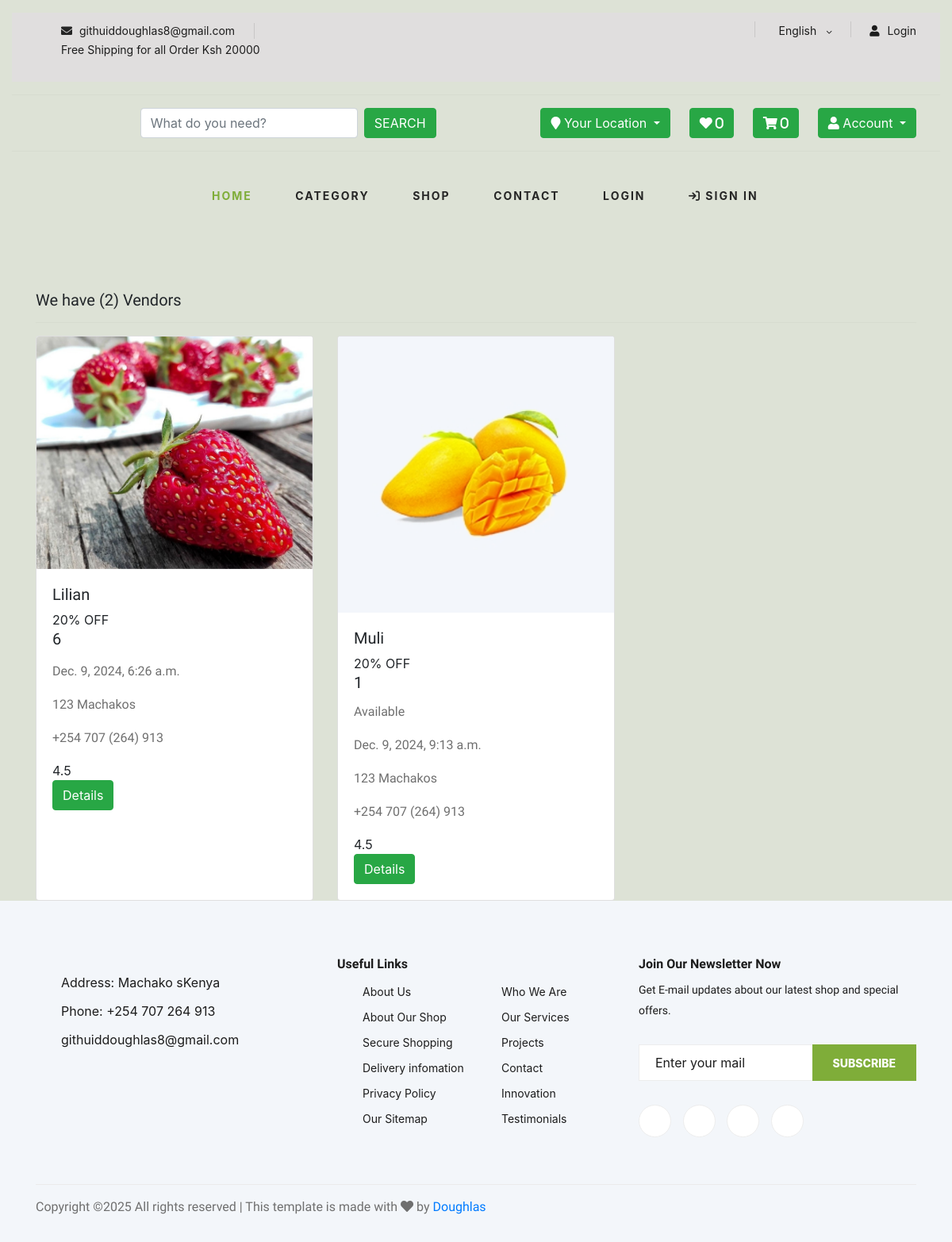
The page /vendor/ on the database as committed earlier.
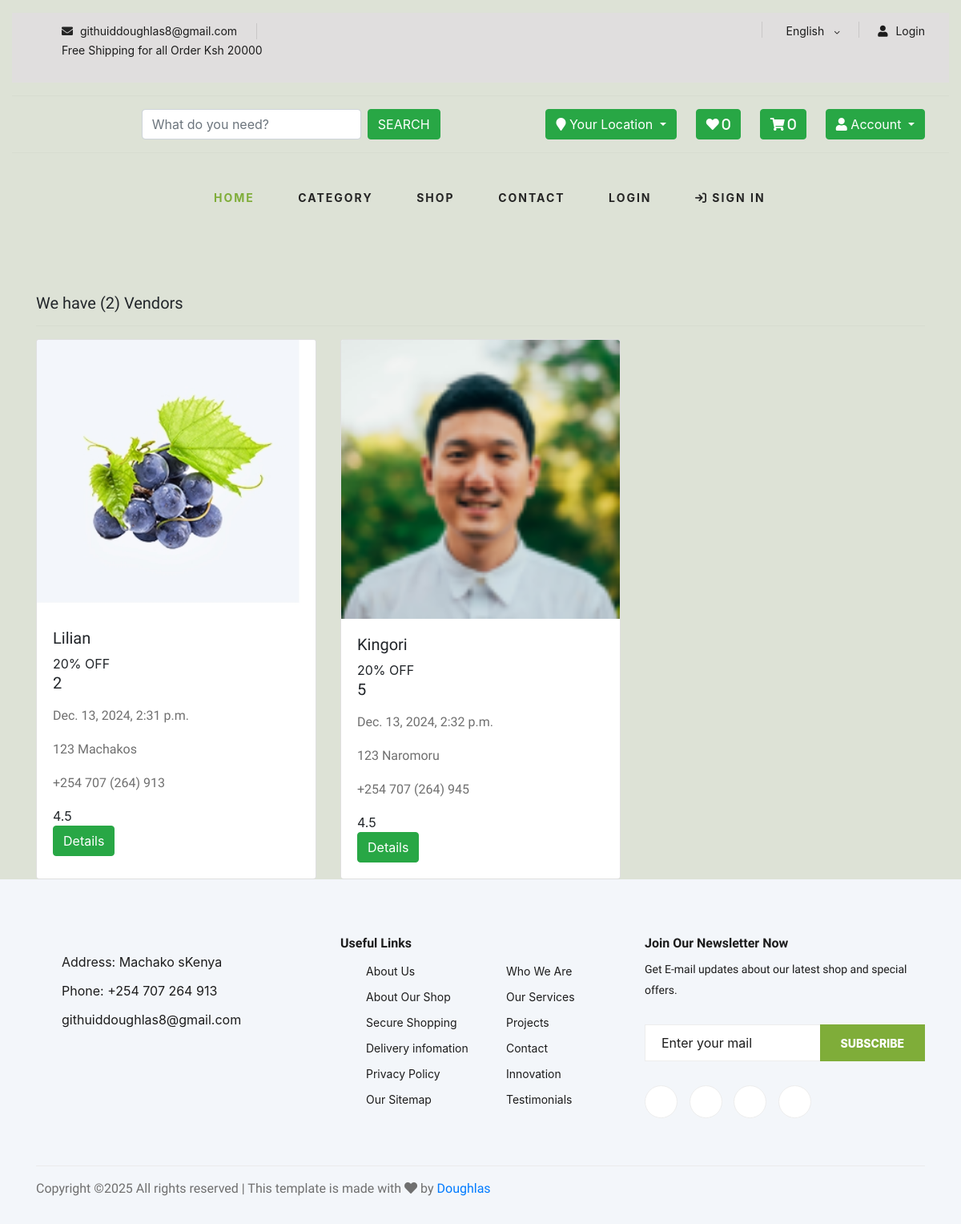
The same page on the database as committed later.
### core/models.py (models this page shows, shortened)
class Vendors(models.Model):
    vid = ShortUUIDField(unique =True, length =10, max_length=30, alphabet ="abcdefgh12345")
    title = models.CharField(max_length=100)
    image = models.ImageField(upload_to=user_directory_path, default="category.png")
    cover_image = models.ImageField(upload_to=user_directory_path, default="category.png")
    description = RichTextUploadingField(null=True, blank =True)
    address = models.TextField(max_length=100, default= "123 Machakos")
    contact = models.TextField(max_length=100, default= "+254 707 (264) 913")
    chat_resp_time = models.TextField(max_length=100, default="100")
    shipping_on_time = models.TextField(max_length=100, default="100")
    authentic_rating = models.CharField(max_length=100, default="100")
    days_return = models.CharField(max_length=100, default="100")
    warranty_period = models.CharField(max_length=100, default="100")
    user = models.ForeignKey(User, on_delete=models.CASCADE)
    date = models.DateTimeField(auto_now_add=True, null=True, blank=True)
    class meta :
        verbose_name_plural = "Vendors"

### core/views.py (the view)
# urls.py: path('vendor/', views.vendors_list_view, name="vendor-list"),
def vendors_list_view(request):
    vendor = Vendors.objects.all()
    context = {
        "vendors" :vendor
    }
    return render(request, 'vendors-list.html', context)

### core/context_processor.py (called while the page is built)
def default(request):
    categories = Category.objects.all()
    vendors = Vendors.objects.all()
    wishlist_count = 0
    if request.user.is_authenticated:
        try:
            wishlist_count = Wishlist.objects.filter(user=request.user).count()
        except Exception as e:
            print(f"Error fetching wishlist: {e}")
            messages.warning(request, "There was an issue retrieving your wishlist.")
    if request.user.is_authenticated:
        address = Address.objects.filter(user=request.user).first()  # Returns None if not found
    else:
        address = None  # No address for unauthenticated users
    return {
        'categories': categories,
        'wishlist_count': wishlist_count,  # Use a proper count
        'address': address,
        'vendors': vendors,
    }

### templates/vendors-list.html (shortened to what this page needs)
{% extends 'partials/base.html' %}
{% load static %}
{% block content %}
<div class="container mt-5">
     <div><h5>We have ({{vendors.count }}) Vendor{{vendors.count|pluralize}}</h5></div><hr>
    <div class="row row-cols-1 row-cols-md-3 g-4">
        {% for v in vendors %}
        <div class="col">
            <div class="card h-100">
                <img src="{{ v.image.url }}" class="card-img-top" alt="Vendor Image">
                <div class="card-body">
                    <div><h5>{{v.title}}</h5></div>
                    <div class="discount-tag">20% OFF</div>
                    <h5 class="card-title">{{ v.vendors.all.count }}</h5>
                    <p class="card-text">{{v.description}}</p>
                    <p>{{ v.date }}</p>
                    <p>{{v.address}}</p>
                    <p>{{v.contact}}</p>
                    <div class="rating">
                         4.5
                    </div>
                    <a href="{% url 'core:vendor-details' v.vid %}"><div class="btn btn-success">Details</div></a>
                </div>
            </div>
        </div>
        {% endfor %}
    </div>
</div>
{% endblock %}

### templates/partials/base.html (shortened to what this page needs)
 {% load static %}
 <!DOCTYPE html>
 <html lang="en">
 <body style="background-color: rgb(221, 226, 214);">
    {% include 'header.html' %}
    <main>
        {% block content %}
        {% endblock %}
    </main>
    {% include 'footer.html' %}
 <link rel="stylesheet" href="https://cdnjs.cloudflare.com/ajax/libs/font-awesome/5.15.4/css/all.min.css">
 <link href="https://stackpath.bootstrapcdn.com/bootstrap/4.5.2/css/bootstrap.min.css" rel="stylesheet">
 <head>
</head>
 </body>
 </html>

### templates/header.html (shortened to what this page needs)
{% load static %}
<head>
<link rel="stylesheet" href="https://cdnjs.cloudflare.com/ajax/libs/font-awesome/6.0.0-beta3/css/all.min.css">
    <link rel="stylesheet" href="{% static 'assets/css/bootstrap.min.css' %}" type="text/css">
    <link rel="stylesheet" href="{% static 'assets/css/font-awesome.min.css' %}" type="text/css">
    <link rel="stylesheet" href="{% static 'assets/css/elegant-icons.css' %}" type="text/css">
    <link rel="stylesheet" href="{% static 'assets/css/nice-select.css' %}" type="text/css">
    <link rel="stylesheet" href="{% static 'assets/css/jquery-ui.min.css' %}" type="text/css">
    <link rel="stylesheet" href="{% static 'assets/css/owl.carousel.min.css' %}" type="text/css">
    <link rel="stylesheet" href="{% static 'assets/css/slicknav.min.css' %}" type="text/css">
    <link rel="stylesheet" href="{% static 'assets/css/style.css' %}" type="text/css">
    <link href="https://cdn.jsdelivr.net/npm/bootstrap@5.3.0-alpha1/dist/css/bootstrap.min.css" rel="stylesheet">
    <link href="https://cdn.jsdelivr.net/npm/bootstrap@5.3.0-alpha1/dist/css/bootstrap.min.css" rel="stylesheet">
</head>
<header class="header  container-fluid bg-g py-3">
    <div class="header__top">
        <div class="container">
            <div class="row">
                <div class="col-lg-6">
                    <div class="header__top__left">
                        <ul>
                            <li><i class="fa fa-envelope"></i> githuiddoughlas8@gmail.com</li>
                            <li>Free Shipping for all Order Ksh 20000</li>
                        </ul>
                    </div>
                </div>
                <div class="col-lg-6">
                    <div class="header__top__right">
                        <div class="header__top__right__social">
                            <a href="#"><i class="fa fa-facebook"></i></a>
                            <a href="#"><i class="fa fa-twitter"></i></a>
                            <a href="#"><i class="fa fa-linkedin"></i></a>
                            <a href="#"><i class="fa fa-pinterest-p"></i></a>
                        </div>
                        <div class="header__top__right__language">
                            <div>English</div>
                            <span class="arrow_carrot-down"></span>
                        </div>
                        <div class="header__top__right__auth">
                            <a href="{% url 'user_authens:sign-in' %}"><i class="fa fa-user"></i> Login</a>
                        </div>
                    </div>
                </div>
            </div>
        </div>
    </div> <hr>
        <div class="container d-flex justify-content-between align-items-center">
          <form action="{% url 'core:search' %}" method="GET" class="d-flex align-items-center">
            <input type="text"  name="q" placeholder="What do you need?" class="form-control me-2" style="max-width: 500px;">
            <button type="submit" class="btn btn-success site-btn">SEARCH</button>
          </form>
          <div class="d-flex align-items-center gap-4">
            <div class="dropdown">
              <button class="btn btn-success  dropdown-toggle" type="button" id="locationDropdown" data-bs-toggle="dropdown" aria-expanded="false">
                <i class="fa fa-map-marker"></i> Your Location
              </button>
            </div>
            <a href="{%  url 'core:wishlist' %}" class="btn btn-success">
                <i class="fa fa-heart " id="wishlist-count"><span> {{ wishlist_count }}</span></i> </a>
            <a href="{% url 'core:cart' %}" class="btn btn-success">
                <i class="fa fa-shopping-cart cart-items-count"><span> {{ request.session.cart_data_obj|length }} </span></i>
            </a>
            <div class="dropdown">
              <button class="btn btn-success dropdown-toggle" type="button" id="accountDropdown" data-bs-toggle="dropdown" aria-expanded="false">
                <i class="fa fa-user"></i> Account
              </button>
            </div>
          </div>
        </div> <hr>
    <div class="container">
        <div class="row">
            <div class="col-lg-2">
            </div>
            <div class="col-lg-10">
                <nav class="header__menu">
                    <ul>
                        <li class="active"><a href="{% url 'core:home' %}">Home</a></li>
                        <li><a href="#">Category</a>
                        </li>
                        <li><a href="{% url 'core:product-list' %}">Shop</a></li>
                        <li><a href="{% url 'core:product-list' %}">Contact</a></li>
                        {% if user.is_authenticated %}
                            {% if user.is_staff %}
                                <li><a href="#">Admin</a>
                                    <ul class="header__menu__dropdown">
                                        <li><a href="{% url 'core:product_list_ui' %}">Product List</a></li>
                                        <li><a href="{% url 'core:vendor-list' %}">Vendors</a></li>
                                        <li><a href="{% url 'core:category-list' %}">Categories</a></li>
                                    </ul>
                                </li>
                            {% endif %}
                        {% else %}
                            <li><a href="{% url 'user_authens:sign-in' %}">Login</a></li>
                        {% endif %}
                        {% if request.user.is_authenticated %}
                            <li><a href="{% url 'user_authens:sign-out' %}"><i class="fas fa-sign-out"></i> Sign Out</a></li>
                        {% else %}
                            <li><a href="{% url 'user_authens:sign-in' %}"><i class="fas fa-sign-in"></i> Sign In</a></li>
                        {% endif %}
                    </ul>
                </nav>
            </div>
        </div>
    </div>
</header>

### templates/footer.html (shortened to what this page needs)
{% load static %}
 <footer class="footer spad">
    <div class="container">
        <div class="row">
            <div class="col-lg-3 col-md-6 col-sm-6">
                <div class="footer__about">
                    <ul>
                        <li>Address: Machako sKenya</li>
                        <li>Phone: +254 707 264 913</li>
                        <li>githuiddoughlas8@gmail.com</li>
                    </ul>
                </div>
            </div>
            <div class="col-lg-4 col-md-6 col-sm-6 offset-lg-1">
                <div class="footer__widget">
                    <h6>Useful Links</h6>
                    <ul>
                        <li><a href="#">About Us</a></li>
                        <li><a href="#">About Our Shop</a></li>
                        <li><a href="#">Secure Shopping</a></li>
                        <li><a href="#">Delivery infomation</a></li>
                        <li><a href="#">Privacy Policy</a></li>
                        <li><a href="#">Our Sitemap</a></li>
                    </ul>
                    <ul>
                        <li><a href="#">Who We Are</a></li>
                        <li><a href="#">Our Services</a></li>
                        <li><a href="#">Projects</a></li>
                        <li><a href="#">Contact</a></li>
                        <li><a href="#">Innovation</a></li>
                        <li><a href="#">Testimonials</a></li>
                    </ul>
                </div>
            </div>
            <div class="col-lg-4 col-md-12">
                <div class="footer__widget">
                    <h6>Join Our Newsletter Now</h6>
                    <p>Get E-mail updates about our latest shop and special offers.</p>
                    <form action="#">
                        <input type="text" placeholder="Enter your mail">
                        <button type="submit" class="site-btn">Subscribe</button>
                    </form>
                    <div class="footer__widget__social">
                        <a href="#"><i class="fa fa-facebook"></i></a>
                        <a href="#"><i class="fa fa-instagram"></i></a>
                        <a href="#"><i class="fa fa-twitter"></i></a>
                        <a href="#"><i class="fa fa-pinterest"></i></a>
                    </div>
                </div>
            </div>
        </div>
        <div class="row">
            <div class="col-lg-12">
                <div class="footer__copyright">
                    <div class="footer__copyright__text"><p>
Copyright &copy;<script>document.write(new Date().getFullYear());</script> All rights reserved | This template is made with <i class="fa fa-heart" aria-hidden="true"></i> by <a href="" target="_blank">Doughlas</a>
</p></div>
                </div>
            </div>
        </div>
    </div>
</footer>

Rows that differ between the two databases and show on the page:
removed Vendors: image (picture), title "Muli", vendors.all.count "1", description "Available", date "Dec. 9, 2024, 9:13 a.m.", address "123 Machakos", contact "+254 707 (264) 913"
changed Vendors "Lilian": image: a different picture; vendors.all.count "6" → "2"; date "Dec. 9, 2024, 6:26 a.m." → "Dec. 13, 2024, 2:31 p.m."
added Vendors: image (picture), title "Kingori", vendors.all.count "5", date "Dec. 13, 2024, 2:32 p.m.", address "123 Naromoru", contact "+254 707 (264) 945"
